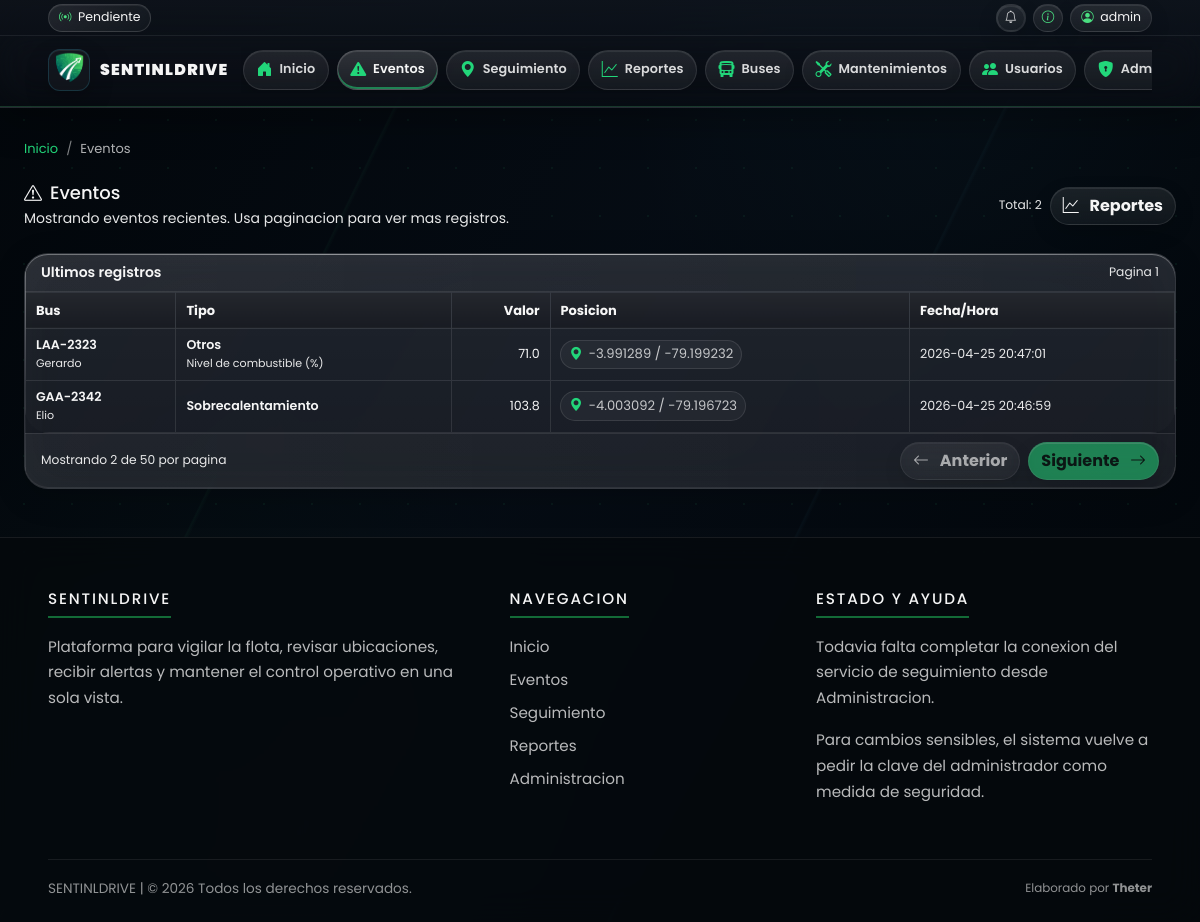
The app's page /events (signed in), older data.
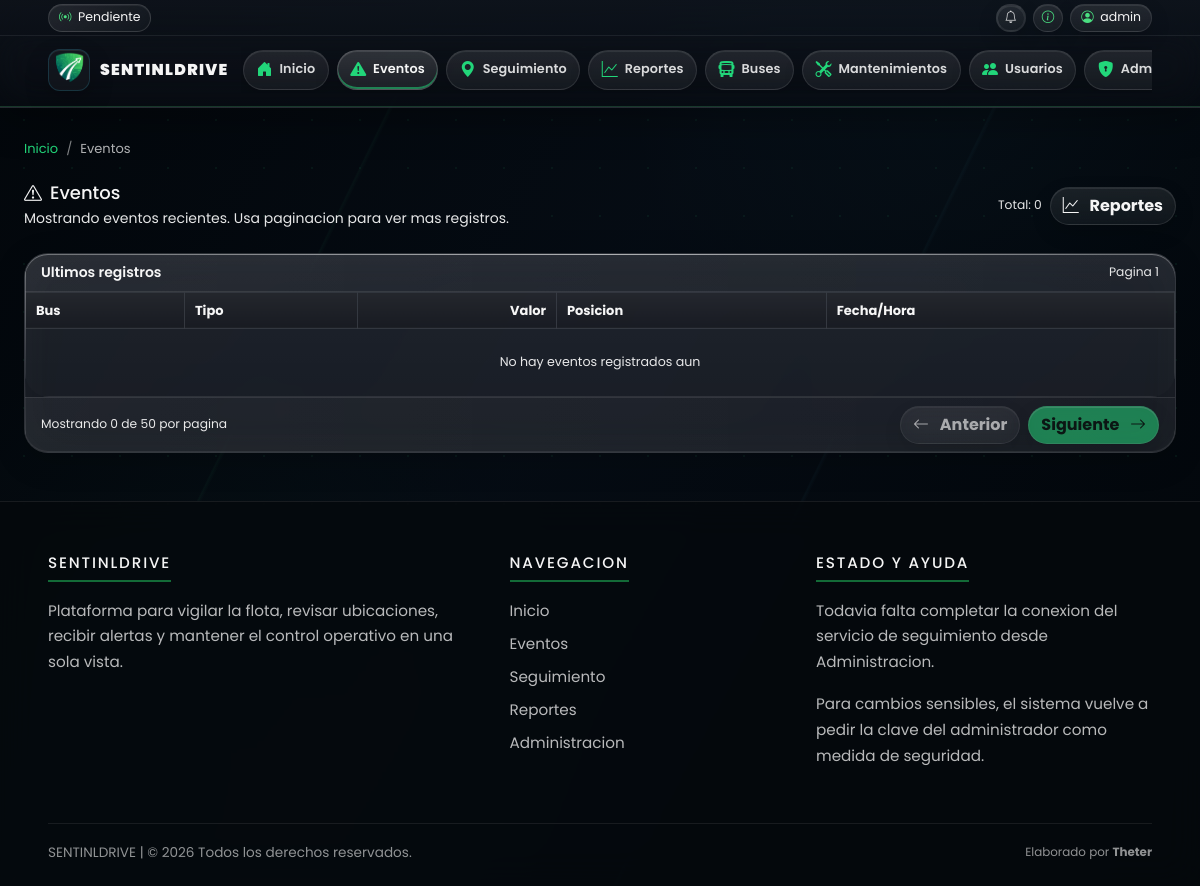
The same page, newer data.
### app/models/event.py (models this page shows, shortened)
class Event(db.Model):
    __tablename__ = "event"
    __table_args__ = (
        db.Index("ix_event_bus_timestamp", "bus_id", "timestamp"),
    )
    id = db.Column(db.Integer, primary_key=True)
    bus_id = db.Column(
        db.Integer,
        db.ForeignKey("bus.id", ondelete="CASCADE"),
        nullable=False,
        index=True,
    )
    type = db.Column(db.String(50), nullable=False, index=True)
    value = db.Column(db.Float(precision=2), nullable=True)
    description = db.Column(db.String(300), nullable=True)
    latitude = db.Column(db.Float(precision=8), nullable=True)
    longitude = db.Column(db.Float(precision=8), nullable=True)
    timestamp = db.Column(
        db.DateTime(timezone=True),
        nullable=False,
        default=ecuador_now,
        index=True,
    )

### app/models/bus.py (models this page shows)
class Bus(db.Model): #Usamos pascalcase para los nombres de las clases
    __tablename__ = 'bus'
    id = db.Column(db.Integer, primary_key=True)
    plate = db.Column(db.String(20), nullable=False, unique=True)
    driver = db.Column(db.String(50))
    status = db.Column(db.String(20), default="Activo")
    description = db.Column(db.String(300), nullable=True)
    events = db.relationship(
        'Event',
        backref='bus',  # ← Solo aquí se define el backref
        lazy=True,
        cascade='all, delete-orphan'
    )
    locations = db.relationship(
        'Location',
        backref='bus',
        lazy=True,
        cascade='all, delete-orphan'
    )
    maintenances = db.relationship(
        'Maintenance',
        backref='bus',
        lazy=True,
        cascade='all, delete-orphan'
    )

### app/routes/events.py (the view)
@events_bp.route("/events")
@login_required
def events():
    page = request.args.get("page", default=1, type=int)
    per_page = request.args.get("per_page", default=50, type=int)
    per_page = max(10, min(per_page, 200))
    page = max(1, page)
    query = Event.query.options(joinedload(Event.bus)).order_by(Event.timestamp.desc())
    total = query.count()
    items = query.offset((page - 1) * per_page).limit(per_page + 1).all()
    has_next = len(items) > per_page
    items = items[:per_page]
    has_prev = page > 1
    latest_id = db.session.query(func.max(Event.id)).scalar() or 0
    session['events_last_seen_id'] = latest_id
    session.modified = True
    return render_template(
        "events.html",
        events=items,
        page=page,
        per_page=per_page,
        total=total,
        has_next=has_next,
        has_prev=has_prev,
    )

### app/utils/time.py (called while the page is built)
def ecuador_now() -> datetime:
    return datetime.now(ECUADOR_TZ)

### app/templates/events.html (shortened to what the changed rows need)
{% extends "base.html" %}
{% block content %}
<div class="d-flex align-items-center justify-content-between flex-wrap gap-2 mb-4">
    <div>
        <h2 class="mb-1"><i class="bi bi-exclamation-triangle me-2"></i>Eventos</h2>
    </div>
    <div class="d-flex gap-2 align-items-center">
        <span class="text-muted small">Total: {{ total }}</span>
        <a class="btn btn-outline-secondary" href="{{ url_for('reports.reports') }}">
            <i class="bi bi-graph-up me-1"></i> Reportes
        </a>
    </div>
</div>
<div class="card">
    <div class="card-body p-0">
        <div class="table-responsive">
            <table class="table table-hover table-bordered align-middle mb-0">
                <thead>
                    <tr>
                        <th>Bus</th>
                        <th>Tipo</th>
                        <th class="text-end">Valor</th>
                        <th>Posicion</th>
                        <th>Fecha/Hora</th>
                    </tr>
                </thead>
                <tbody>
                    {% for e in events %}
                    <tr>
                        <td>
                            <div class="fw-semibold">{{ e.bus.plate if e.bus else e.bus_id }}</div>
                            <div class="text-muted small">{{ e.bus.driver if e.bus and e.bus.driver else 'Sin conductor' }}</div>
                        </td>
                        <td>
                            <div class="fw-semibold">{{ e.type }}</div>
                            {% if e.description %}
                                <div class="text-muted small">{{ e.description }}</div>
                            {% endif %}
                        </td>
                        <td class="text-end">{{ e.value if e.value is not none else 'N/A' }}</td>
                        <td class="text-muted event-position-cell">
                            {% if e.latitude is not none and e.longitude is not none %}
                                <a
                                    class="event-position-link"
                                    href="{{ url_for('tracking.tracking', lat=e.latitude, lon=e.longitude, event_id=e.id, bus_id=e.bus_id) }}"
                                    title="Ver ubicación en mapa"
                                    data-bs-toggle="tooltip"
                                    data-bs-placement="top"
                                >
                                    <i class="bi bi-geo-alt-fill"></i>
                                    <span>{{ e.latitude|round(6) }} / {{ e.longitude|round(6) }}</span>
                                </a>
                            {% else %}
                                <span class="event-position-disabled">Sin posición</span>
                            {% endif %}
                        </td>
                        <td class="text-muted">{{ e.timestamp.strftime('%Y-%m-%d %H:%M:%S') }}</td>
                    </tr>
                    {% endfor %}
                    {% if events|length == 0 %}
                    <tr><td colspan="5" class="text-center text-muted py-4">No hay eventos registrados aun</td></tr>
                    {% endif %}
                </tbody>
            </table>
        </div>
    </div>
    <div class="card-footer d-flex align-items-center justify-content-between flex-wrap gap-2">
        <div class="text-muted small">Mostrando {{ events|length }} de {{ per_page }} por pagina</div>
        <div class="d-flex gap-2">
            {% if has_prev %}
                <a class="btn btn-outline-secondary" href="{{ url_for('events.events', page=page-1, per_page=per_page) }}">
                    <i class="bi bi-arrow-left me-1"></i> Anterior
                </a>
            {% else %}
                <button class="btn btn-outline-secondary" disabled><i class="bi bi-arrow-left me-1"></i> Anterior</button>
            {% endif %}
            {% if has_next %}
                <a class="btn btn-primary" href="{{ url_for('events.events', page=page+1, per_page=per_page) }}">
                    Siguiente <i class="bi bi-arrow-right ms-1"></i>
                </a>
            {% else %}
                <button class="btn btn-primary" disabled>Siguiente <i class="bi bi-arrow-right ms-1"></i></button>
            {% endif %}
        </div>
    </div>
</div>
{% endblock %}

Row changes from the older to the newer data that the page shows:
removed Event: bus "LAA-2323", bus "Gerardo", type "Otros", description "Nivel de combustible (%)", value "71.0", latitude "-3.991289", longitude "-79.199232", timestamp "2026-04-25 20:47:01"
removed Event: bus "GAA-2342", bus "Elio", type "Sobrecalentamiento", value "103.8", latitude "-4.003092", longitude "-79.196723", timestamp "2026-04-25 20:46:59"
Text that changed along with them:
{{ total }}: "2" → "0"
{{ events|length }}: "2" → "0"
text now shown: "No hay eventos registrados aun"
